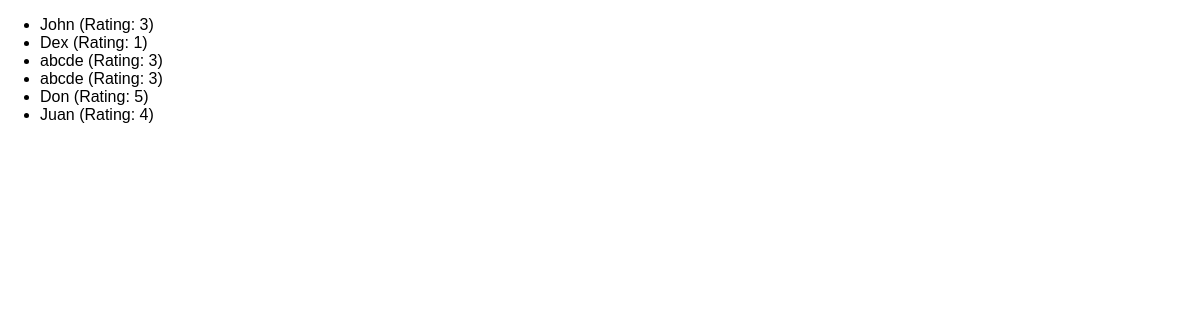
The app's page /reviews with its own data.
### reviews/models.py (models this page shows)
class Review(models.Model):
    user_name = models.CharField(max_length=100)
    review_text = models.TextField()
    rating = models.IntegerField()

### reviews/views.py (the view)
# urls.py: path("reviews", views.ReviewsListView.as_view()),
class ReviewsListView(ListView):
    template_name = "reviews/review_list.html"
    model = Review
    context_object_name = "reviews"

### reviews/templates/reviews/review_list.html (shortened to what this page needs)
{% extends "reviews/base.html" %}
{% block content %}
  <ul>
    {% for review in reviews %}
      <li>{{ review.user_name }} (Rating: {{ review.rating }})</li>
    {% endfor %}
  </ul>
{% endblock content %}

### reviews/static/reviews/styles.css (style rules this page uses)
body { font-family: sans-serif; margin: 0; }

### records on screen
Review: user_name "John", rating "3"
Review: user_name "Dex", rating "1"
Review: user_name "abcde", rating "3"
Review: user_name "abcde", rating "3"
Review: user_name "Don", rating "5"
Review: user_name "Juan", rating "4"
